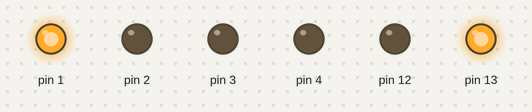
Simulated run of this sketch. Board: Arduino Uno, built with avr-gcc and run on an emulated ATmega328P. Parts: output pins drawn as LEDs (lit = HIGH).

Above: at 0.02 s.
At 0.72 s:
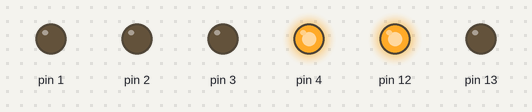
At 1.52 s:
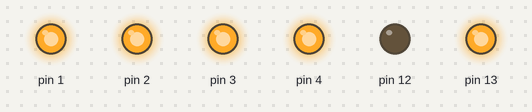
At 3.07 s:
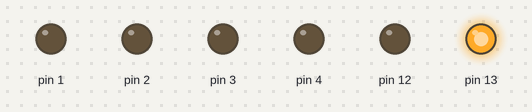
At 4.62 s:
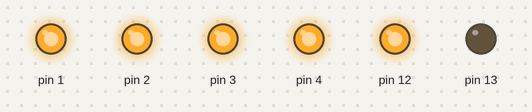
At 6.17 s:
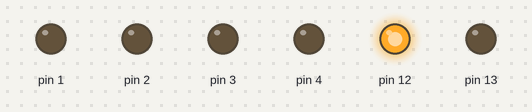
Timing chart, 0 to 6.5 s (numbered marks = the images above):
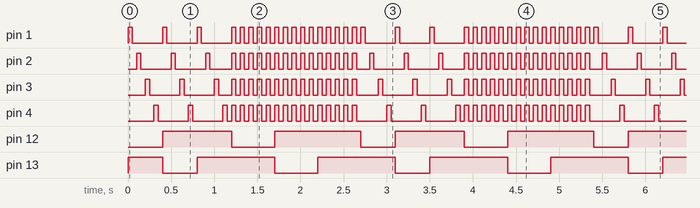

Measured:
- by itself, pin 1–4: moves between LOW and HIGH, repeating every 2.7 s
- by itself, pin 12: repeats every 2.7 s: LOW 0.50 s, HIGH 1.0 s, LOW 0.40 s, HIGH 0.80 s
- by itself, pin 13: repeats every 2.7 s: LOW 0.40 s, HIGH 0.90 s, LOW 0.50 s, HIGH 0.90 s

The sketch:

arduino.ino
```cpp
void setup() {
  pinMode(1, OUTPUT);
  pinMode(2, OUTPUT);
  pinMode(3, OUTPUT);
  pinMode(4, OUTPUT);
  pinMode(12, OUTPUT);
  pinMode(13, OUTPUT);
}

void loop() {
  ciclo(1, 0);
  ciclo(0, 1);
  ciclo(1, 1);
  parpadeo(1, 0);
  parpadeo(0, 1);
  parpadeo(1, 1);
}

void ciclo(int rojo, int azul){
  digitalWrite(13, rojo);
  digitalWrite(12, azul);

  for(int i=1; i<=4; i++){
    digitalWrite(i, HIGH);
    delay(50);
    digitalWrite(i, LOW);
    delay(50);
  }
}

void parpadeo(int rojo, int azul){
  digitalWrite(13, rojo);
  digitalWrite(12, azul);

  for(int j=0; j<=4; j++){
    for(int i=1; i<=4; i++){
      digitalWrite(i, HIGH);
    }
    delay(50);
    for(int i=1; i<=4; i++){
      digitalWrite(i, LOW);
    }
    delay(50);
  }
}
```
